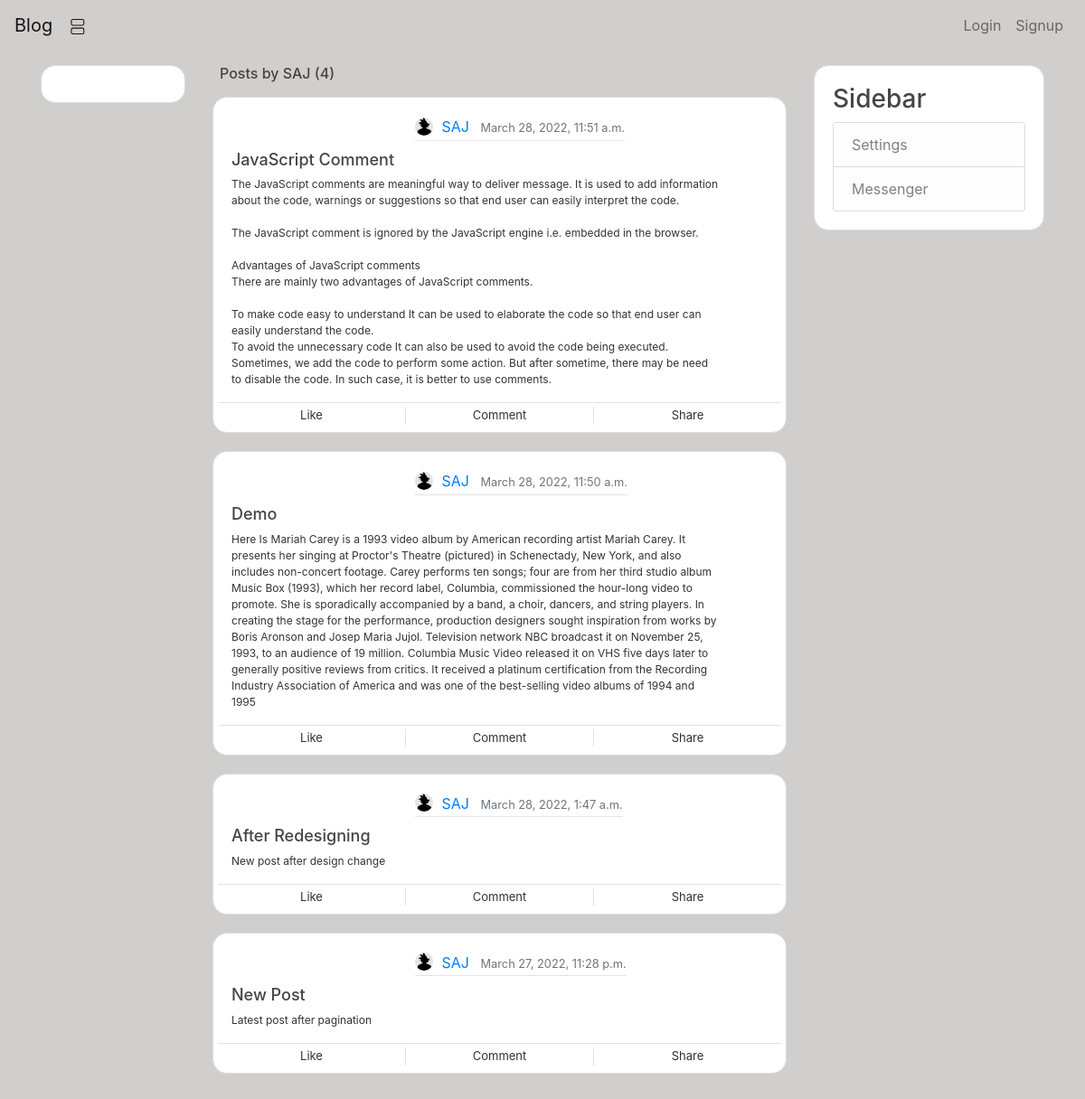
/user/SAJ/, run on the app's committed database.
### blog/models.py (models this page shows, shortened)
class Post(models.Model):
    title = models.CharField(max_length=100)
    content = models.TextField()
    date_posted = models.DateTimeField(default=timezone.now)
    author = models.ForeignKey(User, on_delete=models.CASCADE)

### user/models.py (models this page shows, shortened)
class Profile(models.Model):
    user = models.OneToOneField(User, on_delete=models.CASCADE)
    dp = models.ImageField(default='default.jpg', upload_to='profile_pic')

### blog/views.py (the view)
# urls.py: path('user/<str:username>/', UserPostListView.as_view(), name='user_posts'),
class UserPostListView(ListView):
    model = Post
    template_name = 'blog/user_posts.html'
    context_object_name = 'posts'
    paginate_by = 5
    def get_queryset(self):
        user = get_object_or_404(User, username=self.kwargs.get('username'))
        return Post.objects.filter(author=user).order_by('-date_posted')

### templates/blog/user_posts.html (shortened to what this page needs)
{% extends "base.html" %}
{% block content %}
    <h6 class="mb-3 ml-2">Posts by  {{ view.kwargs.username }} ({{ page_obj.paginator.count }})</h6>
    {% for post in posts %}
    <div class="content-section media" style="border-radius: 1rem;">
        <div class="media-body row">
            <div class="article-metadata">
                <img class="rounded-circle article-img mb-1" src="{{ post.author.profile.dp.url }}"/>
                <a class="mr-2" href="{% url 'user_posts' post.author %}">{{ post.author }}</a>
                <small class="text-muted">{{ post.date_posted }}</small>
            </div>
            <div class="col-11">
                <div class=" justify-content-center" onclick="location.href='{% url 'post_detail' post.id %}'">
                    <h6><a class="article-title">{{ post.title }}</a></h6>
                    <p class="article-content">{{ post.content }}</p>
                </div>
            </div>
            <div class="col border-top btm-sec py-1">
                <div class="row text-center">
                    <div class="col border-right">
                        Like
                    </div>
                    <div class="col border-right">
                        Comment
                    </div>
                    <div class="col">
                        Share
                    </div>
                </div>
            </div>
        </div>
    </div>
    {% endfor %}
{% endblock content %}

### static/blog/main.css (style rules this page uses)
body { background: #d1cece; color: #333333; }
h1, h2, h3, h4, h5, h6 { color: #444444; }
.content-section { background: #ffffff; padding: 20px 20px; border: 1px solid #dddddd; border-radius: 3px; margin-bottom: 20px; }
.article-title { color: #444444; font-size: 18px; }
.article-content { white-space: pre-line; font-size: 12px; }
.article-img { height: 20px; width: 20px; margin-right: 5px; }
.article-metadata { padding-bottom: 1px; margin-bottom: 10px; margin-left: 35%; border-bottom: 1px solid #e3e3e3 }
.btm-sec { height: 13px; font-size: 13px }

### data on the page
Post: author.profile.dp (placeholder picture), author "SAJ", date_posted "March 28, 2022, 11:51 a.m.", title "JavaScript Comment", content "The JavaScript comments are meaningful way to deliver message. It is used to add information about the code, warnings or suggestions so that end user can easily interpret the code. The JavaScript comment is ignored by the JavaScript engine i.e. embedded in the browser. Advantages of JavaScript comments There are mainly two advantages of JavaScript comments. To make code easy to understand It can be used to elaborate the code so that end user can easily understand the code. To avoid the unnecessary code It can also be used to avoid the code being executed. Sometimes, we add the code to perform some action. But after sometime, there may be need to disable the code. In such case, it is better…"
Post: author.profile.dp (placeholder picture), author "SAJ", date_posted "March 28, 2022, 11:50 a.m.", title "Demo", content "Here Is Mariah Carey is a 1993 video album by American recording artist Mariah Carey. It presents her singing at Proctor's Theatre (pictured) in Schenectady, New York, and also includes non-concert footage. Carey performs ten songs; four are from her third studio album Music Box (1993), which her record label, Columbia, commissioned the hour-long video to promote. She is sporadically accompanied by a band, a choir, dancers, and string players. In creating the stage for the performance, production designers sought inspiration from works by Boris Aronson and Josep Maria Jujol. Television network NBC broadcast it on November 25, 1993, to an audience of 19 million. Columbia Music Video released…"
Post: author.profile.dp (placeholder picture), author "SAJ", date_posted "March 28, 2022, 1:47 a.m.", title "After Redesigning", content "New post after design change"
Post: author.profile.dp (placeholder picture), author "SAJ", date_posted "March 27, 2022, 11:28 p.m.", title "New Post", content "Latest post after pagination"

### other printed values
{{ view.kwargs.username }} "SAJ"
{{ page_obj.paginator.count }} "4"
